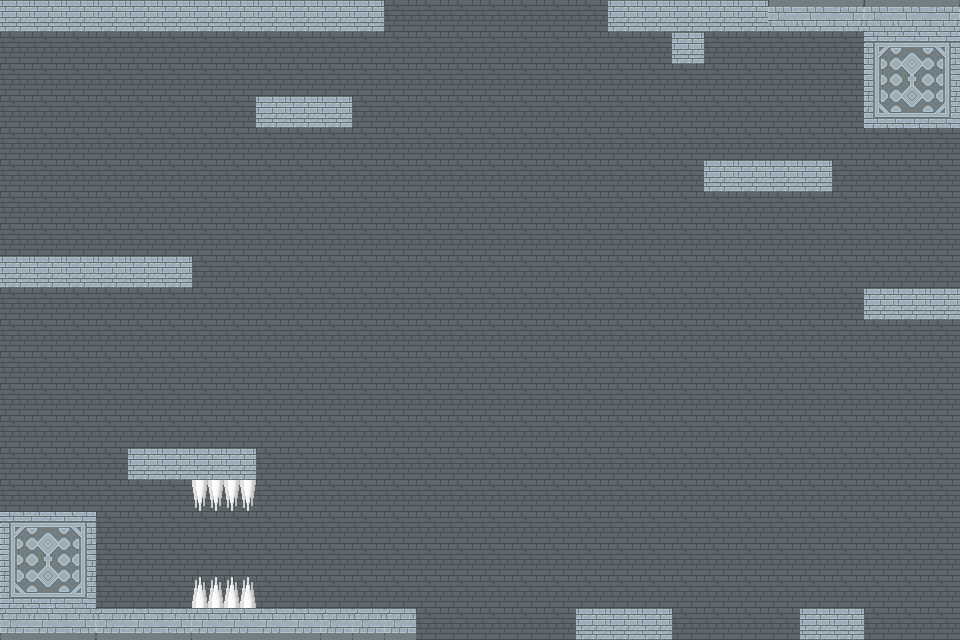

Below is a game level as drawn by its tile map, then a one-line description and the .tmx that defines it (tile-layer data replaced by summaries):
An orthogonal 30x20 tile map with 32x32 px tiles, 2 tile layers (Fondo, Bloques), 4 tilesets and 49 objects.

<map version="1.10" tiledversion="1.12.0" class="node" orientation="orthogonal" renderorder="right-down" width="30" height="20" tilewidth="32" tileheight="32" infinite="0" nextlayerid="7" nextobjectid="168">
 <properties>
  <property name="godot_node_type" value="node" />
 </properties>
 <editorsettings>
  <export target="../../../TileMap/Mapa2.tmx" format="tmx" />
 </editorsettings>
 <tileset firstgid="1" source="../TileMap/TileMap.tsx" />
 <tileset firstgid="325" source="../TileMap/Sierra.tsx" />
 <tileset firstgid="326" source="../TileMap/Bola.tsx" />
 <tileset firstgid="327" source="../TileMap/Pincho.tsx" />
 <layer id="2" name="Fondo" width="30" height="20">
  <data>[600 cells, 600 non-empty, 1 distinct tile ids]</data>
 </layer>
 <layer id="1" name="Bloques" width="30" height="20">
  <data>[600 cells, 84 non-empty, 14 distinct tile ids]</data>
 </layer>
 <objectgroup id="5" name="Bolas">
  <object id="115" gid="326" x="192" y="448" width="32" height="32" />
  <object id="116" gid="326" x="224" y="448" width="32" height="32" />
  <object id="117" gid="326" x="256" y="608" width="32" height="32" />
  <object id="118" gid="326" x="288" y="608" width="32" height="32" />
  <object id="119" gid="326" x="800" y="608" width="32" height="32" />
  <object id="120" gid="326" x="832" y="608" width="32" height="32" />
  <object id="150" gid="326" x="864" y="288" width="32" height="32" />
  <object id="151" gid="326" x="896" y="288" width="32" height="32" />
  <object id="152" gid="326" x="928" y="288" width="32" height="32" />
 </objectgroup>
 <objectgroup id="4" name="Sierras">
  <object id="104" gid="325" x="192" y="320" width="64" height="64" />
  <object id="106" gid="325" x="320" y="544" width="64" height="64" />
  <object id="107" gid="325" x="416" y="608" width="64" height="64" />
  <object id="108" gid="325" x="512" y="608" width="64" height="64" />
  <object id="109" gid="325" x="608" y="416" width="64" height="64" />
  <object id="110" gid="325" x="480" y="256" width="64" height="64" />
  <object id="111" gid="325" x="384" y="352" width="64" height="64" />
  <object id="112" gid="325" x="640" y="320" width="64" height="64" />
  <object id="113" gid="325" x="704" y="544" width="64" height="64" />
  <object id="114" gid="325" x="736" y="416" width="64" height="64" />
 </objectgroup>
 <objectgroup id="6" name="Pinchos">
  <properties>
   <property name="collision_layer_" value="" />
  </properties>
  <object id="122" gid="327" x="256" y="96" width="32" height="32" />
  <object id="123" gid="327" x="288" y="96" width="32" height="32" />
  <object id="124" gid="327" x="320" y="96" width="32" height="32" />
  <object id="125" gid="327" x="0" y="256" width="32" height="32" />
  <object id="126" gid="327" x="32" y="256" width="32" height="32" />
  <object id="127" gid="327" x="64" y="256" width="32" height="32" />
  <object id="128" gid="327" x="96" y="256" width="32" height="32" />
  <object id="129" gid="327" x="160" y="256" width="32" height="32" />
  <object id="130" gid="327" x="128" y="256" width="32" height="32" />
  <object id="131" gid="327" x="192" y="608" width="32" height="32" />
  <object id="132" gid="327" x="224" y="608" width="32" height="32" />
  <object id="133" gid="1073742151" x="0" y="320" width="32" height="32" />
  <object id="134" gid="1073742151" x="32" y="320" width="32" height="32" />
  <object id="135" gid="1073742151" x="64" y="320" width="32" height="32" />
  <object id="136" gid="1073742151" x="192" y="512" width="32" height="32" />
  <object id="137" gid="1073742151" x="224" y="512" width="32" height="32" />
  <object id="138" gid="1073742151" x="384" y="32" width="32" height="32" />
  <object id="139" gid="1073742151" x="416" y="32" width="32" height="32" />
  <object id="140" gid="1073742151" x="448" y="32" width="32" height="32" />
  <object id="141" gid="1073742151" x="480" y="32" width="32" height="32" />
  <object id="142" gid="1073742151" x="512" y="32" width="32" height="32" />
  <object id="143" gid="1073742151" x="608" y="64" width="32" height="32" />
  <object id="144" gid="1073742151" x="640" y="64" width="32" height="32" />
  <object id="145" gid="1073742151" x="704" y="64" width="32" height="32" />
  <object id="146" gid="1073742151" x="736" y="64" width="32" height="32" />
  <object id="153" gid="327" x="128" y="480" width="32" height="32" rotation="-90" />
  <object id="154" gid="2147483975" x="800" y="192" width="32" height="32" rotation="-180" />
  <object id="155" gid="2147483975" x="288" y="128" width="32" height="32" rotation="-180" />
  <object id="156" gid="2147483975" x="320" y="128" width="32" height="32" rotation="-180" />
  <object id="157" gid="2147483975" x="352" y="128" width="32" height="32" rotation="-180" />
 </objectgroup>
</map>
